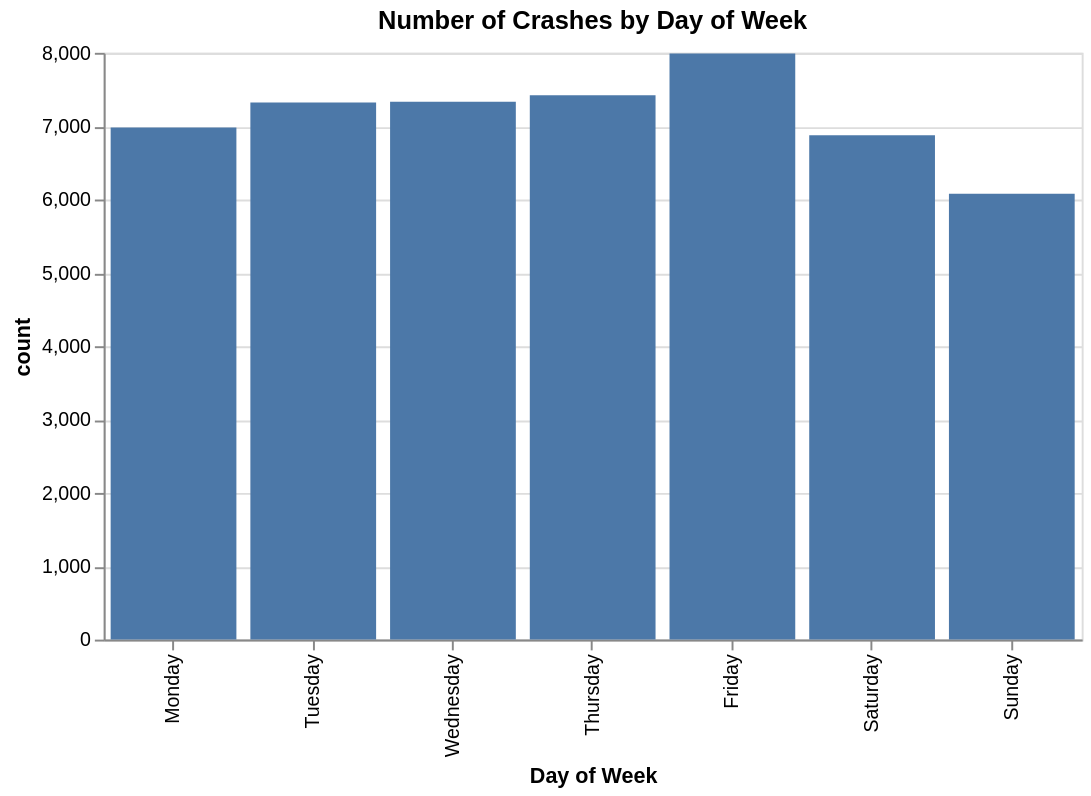
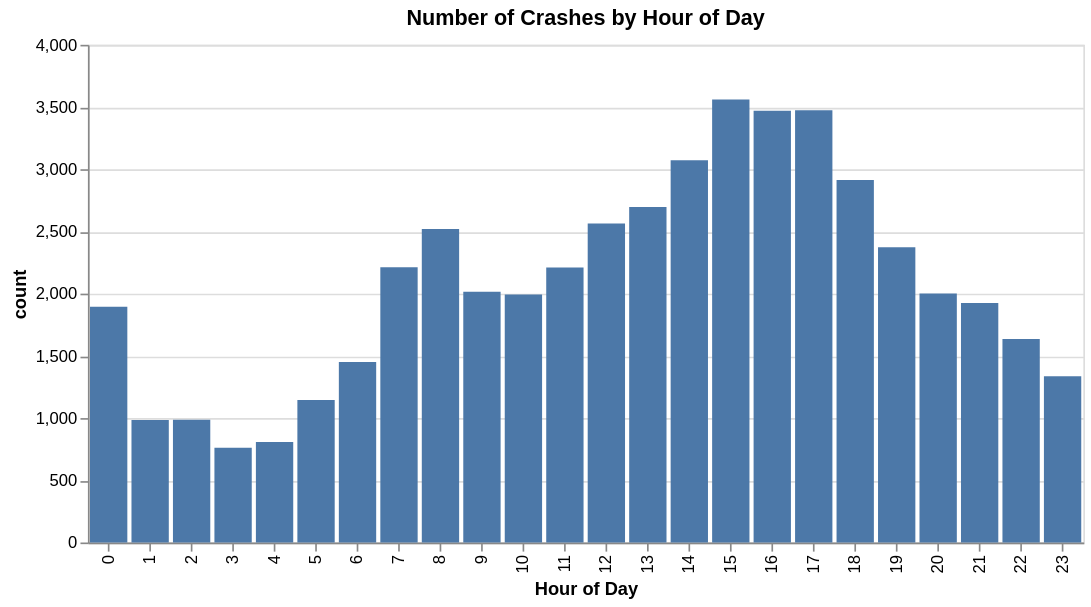
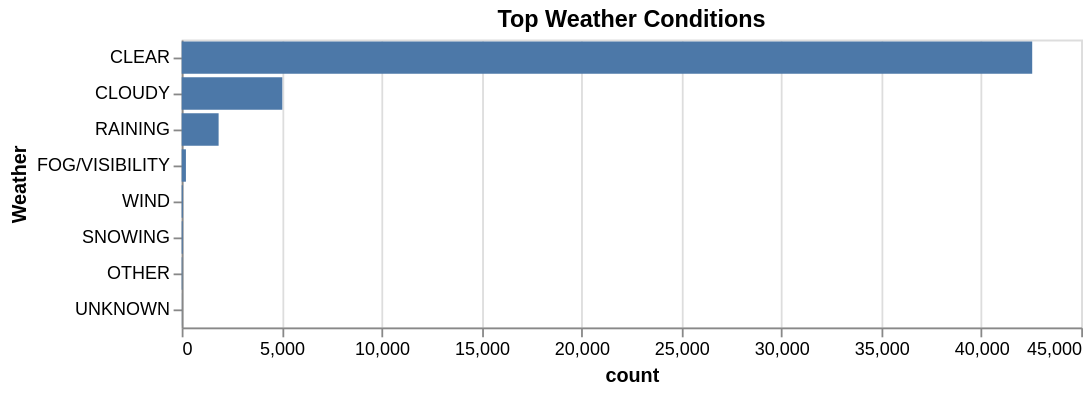
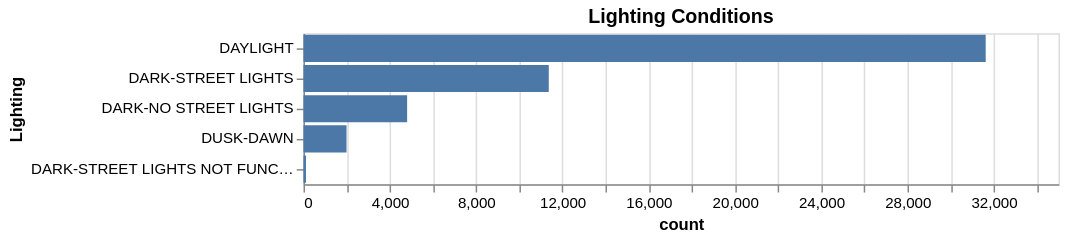

These figures' notebook cell, in order:
### Markdown cell above
### Step 2: Exploratory Analysis and Visualization

We create a sample for visualization so Altair stays fast. All charts use pre-aggregated data.

### Code cell
# Create a sample for visualization (fast)
df_viz = df.sample(n=min(50000, len(df)), random_state=42).copy()

alt.data_transformers.disable_max_rows()
day_order = ['Monday', 'Tuesday', 'Wednesday', 'Thursday', 'Friday', 'Saturday', 'Sunday']

# Chart 1 - Crashes by day of the week
day_counts = (
    df_viz.dropna(subset=['Day Of Week'])
          .groupby('Day Of Week')
          .size()
          .reset_index(name='count')
)

display(
    Chart(day_counts).mark_bar().encode(
        x=X('Day Of Week', sort=day_order, title='Day of Week'),
        y='count'
    ).properties(title='Number of Crashes by Day of Week', width=500)
)

# Chart 2 - Crashes by hour of the day
hour_counts = (
    df_viz.dropna(subset=['Hour'])
          .groupby('Hour')
          .size()
          .reset_index(name='count')
)

display(
    Chart(hour_counts).mark_bar().encode(
        x=X('Hour:O', title='Hour of Day'),
        y='count'
    ).properties(title='Number of Crashes by Hour of Day', width=600)
)

# Chart 3 - Top weather conditions
top_weather = df_viz['Weather 1'].value_counts().head(8).index
weather_counts = (
    df_viz[df_viz['Weather 1'].isin(top_weather)]
          .groupby('Weather 1')
          .size()
          .reset_index(name='count')
)

display(
    Chart(weather_counts).mark_bar().encode(
        x='count',
        y=Y('Weather 1', sort='-x', title='Weather')
    ).properties(title='Top Weather Conditions', width=500)
)

# Chart 4 - Lighting conditions
lighting_counts = (
    df_viz.dropna(subset=['LightingDescription'])
          .groupby('LightingDescription')
          .size()
          .reset_index(name='count')
)

display(
    Chart(lighting_counts).mark_bar().encode(
        x='count',
        y=Y('LightingDescription', sort='-x', title='Lighting')
    ).properties(title='Lighting Conditions', width=500)
)

### Figure 1 — Vega-Lite specification as saved in the notebook (floating-point values rounded to 4 significant figures)
{"config": {"view": {"continuousWidth": 300, "continuousHeight": 300}}, "data": {"name": "data-f2915860d68e3da1108b641ea8e34900"}, "mark": {"type": "bar"}, "encoding": {"x": {"field": "Day Of Week", "sort": ["Monday", "Tuesday", "Wednesday", "Thursday", "Friday", "Saturday", "Sunday"], "title": "Day of Week", "type": "nominal"}, "y": {"field": "count", "type": "quantitative"}}, "title": "Number of Crashes by Day of Week", "width": 500, "$schema": "https://vega.github.io/schema/vega-lite/v5.20.1.json", "datasets": {"data-f2915860d68e3da1108b641ea8e34900": [{"Day Of Week": "Friday", "count": 7990}, {"Day Of Week": "Monday", "count": 6981}, {"Day Of Week": "Saturday", "count": 6876}, {"Day Of Week": "Sunday", "count": 6077}, {"Day Of Week": "Thursday", "count": 7420}, {"Day Of Week": "Tuesday", "count": 7322}, {"Day Of Week": "Wednesday", "count": 7334}]}}

### Figure 2 — Vega-Lite specification as saved in the notebook (floating-point values rounded to 4 significant figures)
{"config": {"view": {"continuousWidth": 300, "continuousHeight": 300}}, "data": {"name": "data-205288ba2b8e205ac08d2eb1e1356fc6"}, "mark": {"type": "bar"}, "encoding": {"x": {"field": "Hour", "title": "Hour of Day", "type": "ordinal"}, "y": {"field": "count", "type": "quantitative"}}, "title": "Number of Crashes by Hour of Day", "width": 600, "$schema": "https://vega.github.io/schema/vega-lite/v5.20.1.json", "datasets": {"data-205288ba2b8e205ac08d2eb1e1356fc6": [{"Hour": 0, "count": 1895}, {"Hour": 1, "count": 985}, {"Hour": 2, "count": 986}, {"Hour": 3, "count": 761}, {"Hour": 4, "count": 807}, {"Hour": 5, "count": 1145}, {"Hour": 6, "count": 1450}, {"Hour": 7, "count": 2212}, {"Hour": 8, "count": 2519}, {"Hour": 9, "count": 2016}, {"Hour": 10, "count": 1993}, {"Hour": 11, "count": 2211}, {"Hour": 12, "count": 2563}, {"Hour": 13, "count": 2697}, {"Hour": 14, "count": 3072}, {"Hour": 15, "count": 3560}, {"Hour": 16, "count": 3470}, {"Hour": 17, "count": 3474}, {"Hour": 18, "count": 2913}, {"Hour": 19, "count": 2373}, {"Hour": 20, "count": 2001}, {"Hour": 21, "count": 1925}, {"Hour": 22, "count": 1636}, {"Hour": 23, "count": 1336}]}}

### Figure 3 — Vega-Lite specification as saved in the notebook (floating-point values rounded to 4 significant figures)
{"config": {"view": {"continuousWidth": 300, "continuousHeight": 300}}, "data": {"name": "data-b40b65707dfd910757ee963abfcacf6a"}, "mark": {"type": "bar"}, "encoding": {"x": {"field": "count", "type": "quantitative"}, "y": {"field": "Weather 1", "sort": "-x", "title": "Weather", "type": "nominal"}}, "title": "Top Weather Conditions", "width": 500, "$schema": "https://vega.github.io/schema/vega-lite/v5.20.1.json", "datasets": {"data-b40b65707dfd910757ee963abfcacf6a": [{"Weather 1": "CLEAR", "count": 42549}, {"Weather 1": "CLOUDY", "count": 5033}, {"Weather 1": "FOG/VISIBILITY", "count": 211}, {"Weather 1": "OTHER", "count": 30}, {"Weather 1": "RAINING", "count": 1847}, {"Weather 1": "SNOWING", "count": 51}, {"Weather 1": "UNKNOWN", "count": 4}, {"Weather 1": "WIND", "count": 57}]}}

### Figure 4 — Vega-Lite specification as saved in the notebook (floating-point values rounded to 4 significant figures)
{"config": {"view": {"continuousWidth": 300, "continuousHeight": 300}}, "data": {"name": "data-2ac625055a67f639413564ab48d8872d"}, "mark": {"type": "bar"}, "encoding": {"x": {"field": "count", "type": "quantitative"}, "y": {"field": "LightingDescription", "sort": "-x", "title": "Lighting", "type": "nominal"}}, "title": "Lighting Conditions", "width": 500, "$schema": "https://vega.github.io/schema/vega-lite/v5.20.1.json", "datasets": {"data-2ac625055a67f639413564ab48d8872d": [{"LightingDescription": "DARK-NO STREET LIGHTS", "count": 4803}, {"LightingDescription": "DARK-STREET LIGHTS", "count": 11370}, {"LightingDescription": "DARK-STREET LIGHTS NOT FUNCTIONING*", "count": 116}, {"LightingDescription": "DAYLIGHT", "count": 31625}, {"LightingDescription": "DUSK-DAWN", "count": 1995}]}}
